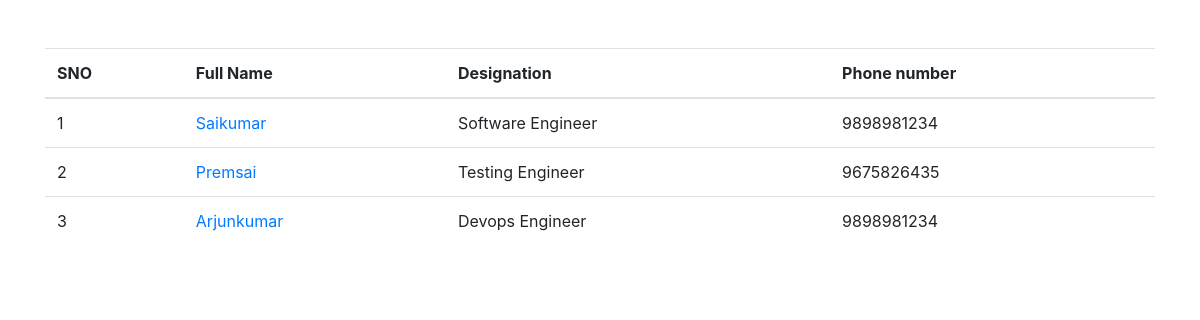
The page / on the database its author committed.
### details/models.py (models this page shows, shortened)
class Employee(models.Model):
    first_name=models.CharField(max_length=100)
    last_name=models.CharField(max_length=100)
    photo=models.ImageField(upload_to='images')
    designation=models.CharField(max_length=100)
    email_address=models.EmailField(max_length=100)
    phone_number=models.CharField(max_length=10,blank=True)

### Employee/views.py (the view)
# urls.py: 2. Add a URL to urlpatterns:  path('', views.home, name='home')
def home(request):
    employees=Employee.objects.all()
    context={
        'employees':employees,
    }
    return render(request,'home.html',context)

### templates/home.html (shortened to what this page needs)
<!DOCTYPE html>
<html lang="en">
<head>
    <link rel="stylesheet" href="https://cdn.jsdelivr.net/npm/bootstrap@4.6.2/dist/css/bootstrap.min.css">
</head>
<body>
<div class="container pt-5">
    <table class="table">
        <thead>
            <tr>
                <th>SNO</th>
                <th>Full Name</th>
                <th>Designation</th>
                <th>Phone number</th>
            </tr>
        </thead>
        <tbody>
            {% for emp in employees %}
            <tr>
                <td>{{forloop.counter}}</td>
                <td><a href="{% url 'employee_detail' emp.id %}">{{emp.first_name}}{{emp.last_name}}</td>
                <td>{{emp.designation}}</td>
                <td>{{emp.phone_number}}</td>
            </tr>
            {% endfor %}
        </tbody>
    </table>
</div>
</body>
</html>

### rows shown on the page
Employee: first_name "Sai", last_name "kumar", designation "Software Engineer", phone_number "9898981234"
Employee: first_name "Prem", last_name "sai", designation "Testing Engineer", phone_number "9675826435"
Employee: first_name "Arjun", last_name "kumar", designation "Devops Engineer", phone_number "9898981234"
